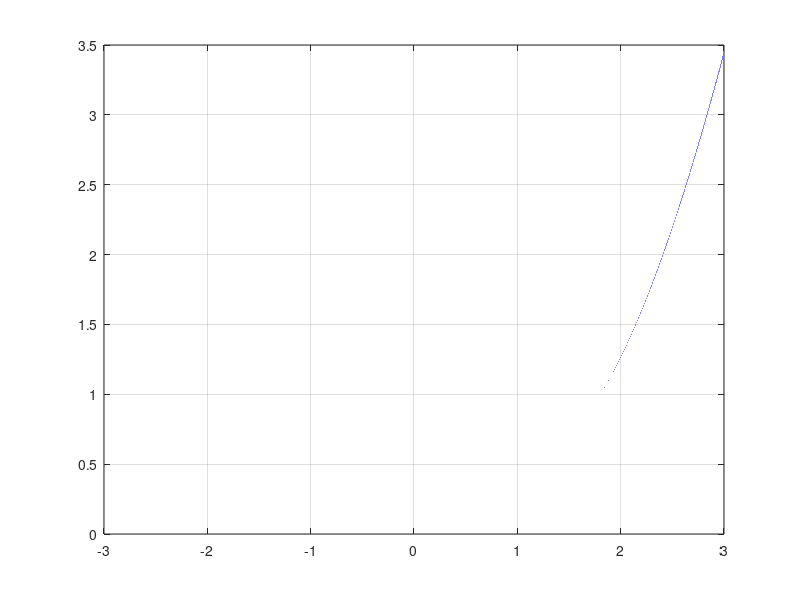

Write the MATLAB code that produced this figure.
clc
clear all;

f=inline('0.8.*exp(x./2)-sin(x)');
x=-3:0.00001:3;
y=f(x);
 
plot(x,y)
grid on

hold on
g=inline('sin(x)./(0.8.*exp(x./2))');

x0=2;

x1=g(x0)
e=abs(x1-x0)

x2=g(x1)
e=x2-x1

x3=g(x2)
e=x3-x2

x4=g(x3)
e=x4-x3

x5=g(x4)
e=x5-x4

x6=g(x5)
e=x6-x5

x7=g(x6)
e=x7-x6
